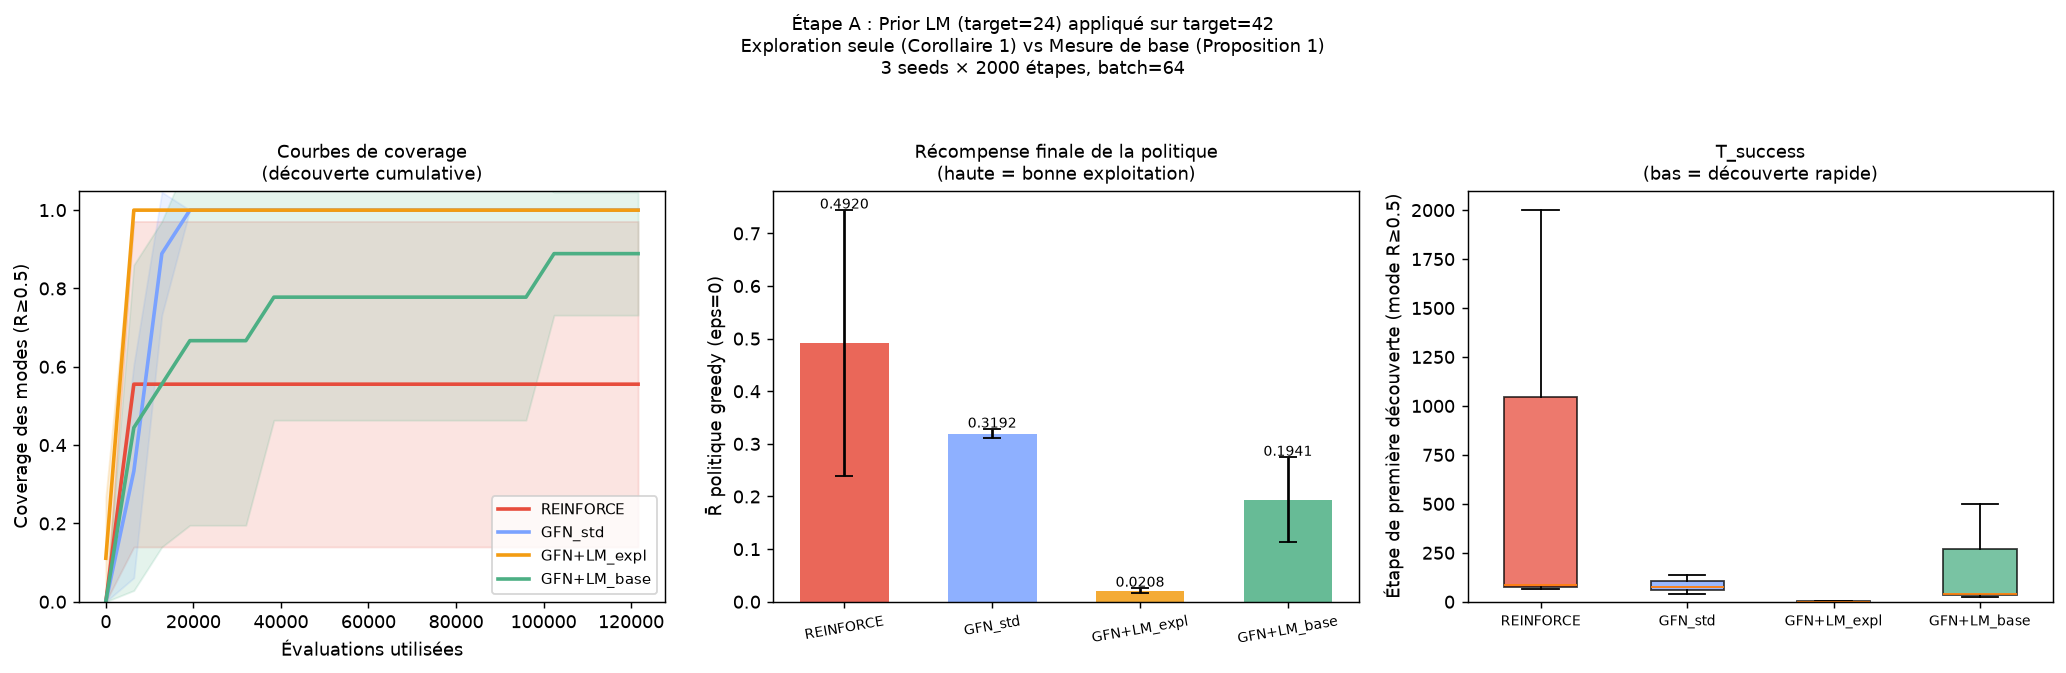

This figure's Python source:
"""
step_a.py — GFlowNet + LM prior : deux mécanismes d'intégration.

ÉTAPE A : démonstration pratique des deux rôles du prior LM.

Protocole :
  LM prior = LSTM entraîné sur target=24 (hors boucle de récompense 42).
  4 conditions sur la tâche cible = 42 :

  1. REINFORCE  : RL classique, mode collapse attendu.
  2. GFN_std    : TB standard, P_F ∝ R  (Théorème B avec q=uniforme).
  3. GFN+LM_expl: GFN + prior LM en EXPLORATION uniquement (eps-greedy biaisé).
     → Prédit par Corollaire 1 : converge vers R/Z, pas q·R/Z.
     → Effet : découverte rapide des modes, mais politique finale potentiellement dégradée.
  4. GFN+LM_base: GFN + prior LM comme MESURE DE BASE (Théorème B).
     loss = (log Z + log P_F - log q_LM(x) - log R(x))²
     → Converge vers q_LM · R / Z_q (Proposition 1 prouvée).
     → Distribution finale = compromis syntaxe × sémantique.

Métriques :
  - T_success  : première étape où un mode (R≥0.5) est découvert.
  - R_policy   : récompense moyenne des 500 trajectoires GREEDY finales (eps=0).
  - Coverage   : % modes couverts en greedy final.
"""
import math, torch, torch.nn as nn, torch.optim as optim
import numpy as np
from itertools import product as iproduct
import matplotlib
matplotlib.use("Agg")
import matplotlib.pyplot as plt

torch.manual_seed(0); np.random.seed(0)

# ── Vocabulaire ────────────────────────────────────────────────────────────────
VOCAB = ["<PAD>", "2", "5", "10", "+", "*", "EOS"]
V2I   = {t: i for i, t in enumerate(VOCAB)}
I2V   = {i: t for t, i in V2I.items()}
V     = len(VOCAB)
MAX_T = 6    # 5 tokens + EOS forcé

def execute(tokens, target=42.0):
    clean = [t for t in tokens if t not in ("<PAD>", "EOS")]
    if not clean: return 0.0
    try:
        val = float(eval("".join(clean), {"__builtins__": {}}))
        if not math.isfinite(val) or abs(val) > 1e6: return 0.0
        return float(math.exp(-abs(val - target) / 5.0))
    except Exception:
        return 0.0

# ── Espace complet ─────────────────────────────────────────────────────────────
def all_programs():
    nums, ops = ["2", "5", "10"], ["+", "*"]
    progs, Rs = [], []
    for n in nums:
        progs.append([n]); Rs.append(execute([n]))
    for a, op, b in iproduct(nums, ops, nums):
        progs.append([a, op, b]); Rs.append(execute([a, op, b]))
    for a, op1, b, op2, c in iproduct(nums, ops, nums, ops, nums):
        progs.append([a, op1, b, op2, c]); Rs.append(execute([a, op1, b, op2, c]))
    return progs, np.array(Rs, dtype=np.float64)

PROGS, R_ALL = all_programs()
MODE_KEYS  = {tuple(p) for p in PROGS if execute(p) >= 0.5}   # |val-42| ≤ 3.5
PROG_IDX   = {"".join(p): i for i, p in enumerate(PROGS)}
P_TRUE     = R_ALL / R_ALL.sum()
print(f"Espace : {len(PROGS)} programmes  |  {len(MODE_KEYS)} modes (R≥0.5)")
for p in sorted(MODE_KEYS, key=lambda p: -execute(p)):
    print(f"  {''.join(p):<14} val={eval(''.join(p),{'__builtins__':{}}):.0f}"
          f"  R={execute(p):.4f}")

# ── PHASE 1 : LM entraîné sur target=24 ───────────────────────────────────────
print("\n=== PHASE 1 : LM prior (target=24, hors boucle) ===")

class LMPrior(nn.Module):
    def __init__(self, h=64):
        super().__init__()
        self.emb  = nn.Embedding(V, h)
        self.gru  = nn.GRU(h, h, batch_first=True)
        self.head = nn.Linear(h, V)

    def forward(self, seqs):
        out, _ = self.gru(self.emb(seqs))
        return self.head(out)     # [B, T, V]

    def logits_step(self, seqs):
        out, _ = self.gru(self.emb(seqs))
        return self.head(out[:, -1])  # [B, V]

def make_lm_data(target=24.0, n=6000):
    rng = np.random.default_rng(42)
    progs_w = [(p, execute(p, target)) for p in PROGS if execute(p, target) > 1e-3]
    seqs, ws = zip(*progs_w); ws = np.array(ws); ws /= ws.sum()
    chosen = rng.choice(len(seqs), size=n, replace=True, p=ws)
    return [list(seqs[i]) for i in chosen]

lm_data = make_lm_data(target=24.0)
lm = LMPrior()
lm_opt = optim.Adam(lm.parameters(), lr=3e-3)

def batch_lm(data, B=64):
    PAD = V2I["<PAD>"]
    idx = np.random.choice(len(data), B, replace=True)
    seqs_in, seqs_tgt = [], []
    for i in idx:
        toks = [PAD] + [V2I[t] for t in data[i]] + [V2I["EOS"]]
        seqs_in.append(toks[:-1]); seqs_tgt.append(toks[1:])
    maxL = max(len(s) for s in seqs_in)
    inp  = torch.full((B, maxL), PAD, dtype=torch.long)
    tgt  = torch.full((B, maxL), PAD, dtype=torch.long)
    for b in range(B):
        inp[b, :len(seqs_in[b])] = torch.tensor(seqs_in[b])
        tgt[b, :len(seqs_tgt[b])] = torch.tensor(seqs_tgt[b])
    return inp, tgt

for step in range(1500):
    inp, tgt = batch_lm(lm_data)
    logits   = lm(inp)             # [B, T, V]
    mask     = (tgt != V2I["<PAD>"]).float()
    lp       = torch.log_softmax(logits, dim=-1)
    nll      = -(lp.gather(2, tgt.unsqueeze(2)).squeeze(2) * mask).sum() / (mask.sum() + 1e-9)
    lm_opt.zero_grad(); nll.backward()
    torch.nn.utils.clip_grad_norm_(lm.parameters(), 1.0)
    lm_opt.step()
    if step % 500 == 0:
        print(f"  step {step:4d}  NLL = {nll.item():.4f}")

# Précompute log_q_LM pour TOUS les programmes (129 états)
def log_q_lm_batch(progs):
    """Calcule log q_LM(x) pour une liste de programmes (listes de str)."""
    PAD = V2I["<PAD>"]
    maxL = max(len(p) for p in progs) + 2   # PAD + tokens + EOS
    inp = torch.full((len(progs), maxL), PAD, dtype=torch.long)
    tgt = torch.full((len(progs), maxL), PAD, dtype=torch.long)
    for b, p in enumerate(progs):
        toks = [PAD] + [V2I[t] for t in p] + [V2I["EOS"]]
        inp[b, :len(toks)-1] = torch.tensor(toks[:-1])
        tgt[b, :len(toks)-1] = torch.tensor(toks[1:])
    with torch.no_grad():
        logits = lm(inp)   # [B, T, V]
        lp     = torch.log_softmax(logits, dim=-1)
    log_q = torch.zeros(len(progs))
    for b, p in enumerate(progs):
        T = len(p) + 1   # tokens + EOS
        log_q[b] = lp[b, :T, :].gather(1, tgt[b, :T].unsqueeze(1)).sum()
    return log_q.numpy()

print("\nPré-calcul log q_LM pour tous les programmes...")
LQ_ALL = log_q_lm_batch(PROGS)
# log-normalise pour en faire une proba
LQ_ALL = LQ_ALL - float(np.log(np.exp(LQ_ALL).sum()))
LQ_LU  = {"".join(p): LQ_ALL[i] for i, p in enumerate(PROGS)}

print("  Top 5 programmes par log q_LM :")
for i in np.argsort(LQ_ALL)[::-1][:5]:
    p = PROGS[i]
    print(f"    {''.join(p):<12} log_q={LQ_ALL[i]:.3f}  "
          f"R(42)={execute(p):.3f}  R(24)={execute(p,24):.3f}")

# ── Architecture GFN ───────────────────────────────────────────────────────────
_eos_only  = torch.full((1, V), -1e9); _eos_only[0, V2I["EOS"]] = 0.0
_pad_block = torch.zeros(1, V);       _pad_block[0, V2I["<PAD>"]] = -1e9

class PolicyGFN(nn.Module):
    def __init__(self, h=64):
        super().__init__()
        self.emb   = nn.Embedding(V, h)
        self.gru   = nn.GRU(h, h, batch_first=True)
        self.head  = nn.Linear(h, V)
        self.log_Z = nn.Parameter(torch.zeros(()))
    def logits_step(self, seqs):
        out, _ = self.gru(self.emb(seqs)); return self.head(out[:, -1])

LOG_N = float(np.log(len(PROGS)))   # décalage de normalisation pour base-measure

def rollout(pol, B, eps, use_lm_expl=False, alpha=0.7):
    seqs     = torch.full((B, 1), V2I["<PAD>"], dtype=torch.long)
    log_pf   = torch.zeros(B)
    finished = torch.zeros(B, dtype=torch.bool)
    programs = [[] for _ in range(B)]

    for t in range(MAX_T):
        lg  = pol.logits_step(seqs) + _pad_block
        fin = finished.clone()[:, None].expand_as(lg)
        lg  = torch.where(fin, _eos_only.expand(B, -1), lg)
        if t == MAX_T - 1: lg = _eos_only.expand(B, -1)
        lp  = torch.log_softmax(lg, dim=-1)

        if np.random.rand() < eps:
            if use_lm_expl:
                with torch.no_grad():
                    lm_lg = lm.logits_step(seqs) + _pad_block
                fin_b  = finished[:, None].expand_as(lm_lg)
                lm_lg  = torch.where(fin_b, _eos_only.expand(B, -1), lm_lg)
                if t == MAX_T - 1: lm_lg = _eos_only.expand(B, -1)
                lm_lp  = torch.log_softmax(lm_lg, dim=-1)
                mix    = (1 - alpha) / V + alpha * lm_lp.exp()
                mix    = mix.clamp(1e-9); mix /= mix.sum(-1, keepdim=True)
                actions = torch.multinomial(mix, 1).squeeze(1)
            else:
                actions = torch.randint(1, V, (B,))
                actions[finished] = V2I["EOS"]
        else:
            actions = torch.multinomial(lp.exp(), 1).squeeze(1)

        log_pf = torch.where(fin[:, 0], log_pf,
                             log_pf + lp.gather(1, actions[:, None]).squeeze(1))
        for b in range(B):
            if not finished[b]:
                tok = I2V[int(actions[b])]
                if tok != "EOS": programs[b].append(tok)
                finished[b] = (tok == "EOS")
        seqs = torch.cat([seqs, actions[:, None]], dim=1)

    R   = torch.tensor([execute(programs[b]) for b in range(B)],
                       dtype=torch.float32).clamp(1e-6)
    lqb = torch.tensor([LQ_LU.get("".join(programs[b]), -30.0)
                        for b in range(B)], dtype=torch.float32)
    return log_pf, R, lqb, programs

# ── Entraînement ───────────────────────────────────────────────────────────────
N_STEPS = 2000; B_TRAIN = 64; N_SEEDS = 3; CKPT = 100

def run(seed, mode):
    """
    mode : 'reinforce' | 'gfn_std' | 'gfn_lm_expl' | 'gfn_lm_base'
    """
    torch.manual_seed(seed); np.random.seed(seed)
    pol = PolicyGFN()
    opt = optim.Adam(pol.parameters(), lr=3e-3)
    found, T_succ, R_hist, cov_hist = set(), N_STEPS, [], []
    for step in range(N_STEPS):
        eps = max(0.05, 0.5 * (1 - step / 1000))
        log_pf, R, lq, progs = rollout(pol, B_TRAIN, eps,
                                       use_lm_expl=(mode == "gfn_lm_expl"))
        if mode == "reinforce":
            base = R.mean().detach()
            loss = (-(log_pf * (R - base))).mean()
        elif mode == "gfn_std":
            loss = ((pol.log_Z + log_pf - torch.log(R)) ** 2).mean()
        elif mode == "gfn_lm_expl":
            # MÊME loss que gfn_std : seule l'exploration change
            loss = ((pol.log_Z + log_pf - torch.log(R)) ** 2).mean()
        else:  # gfn_lm_base : Théorème B (Proposition 1)
            # target = log q_LM(x) + log R(x) + LOG_N (décalage normalisation)
            loss = ((pol.log_Z + log_pf - (lq + torch.log(R) + LOG_N)) ** 2).mean()

        opt.zero_grad(); loss.backward()
        torch.nn.utils.clip_grad_norm_(pol.parameters(), 1.0)
        opt.step()
        R_hist.append(float(R.mean()))
        if T_succ == N_STEPS and any(tuple(p) in MODE_KEYS for p in progs):
            T_succ = step
        for p in progs: found.add(tuple(p))
        if step % CKPT == 0:
            cov_hist.append(sum(1 for m in MODE_KEYS if m in found) / max(len(MODE_KEYS), 1))

    # Évaluation greedy finale
    with torch.no_grad():
        _, R_eval, _, progs_eval = rollout(pol, 500, eps=0.0)
        R_policy = float(R_eval.mean())
        cov_final = sum(1 for p in progs_eval if tuple(p) in MODE_KEYS) / 500

    return dict(T=T_succ, R_hist=np.array(R_hist),
                cov_hist=np.array(cov_hist), R_policy=R_policy,
                cov_final=cov_final, found=found)

CONDITIONS = [
    ("REINFORCE",    "reinforce",    "#e74c3c"),
    ("GFN_std",      "gfn_std",      "#7aa2ff"),
    ("GFN+LM_expl",  "gfn_lm_expl",  "#f39c12"),
    ("GFN+LM_base",  "gfn_lm_base",  "#4caf84"),
]

results = {}
for label, mode, _ in CONDITIONS:
    print(f"\n--- {label} ---")
    runs = []
    for seed in range(N_SEEDS):
        r = run(seed, mode)
        runs.append(r)
        print(f"  seed {seed}  T_succ={r['T']:4d}  "
              f"R_policy={r['R_policy']:.4f}  cov_final={r['cov_final']:.2f}")
    results[label] = runs

# ── Résumé ─────────────────────────────────────────────────────────────────────
print("\n=== RÉSUMÉ (moyennes sur 3 seeds) ===")
print(f"{'Condition':<16} {'T_success':>12} {'R_policy':>10} {'Coverage':>10}")
print("-" * 52)
for label, _, _ in CONDITIONS:
    rs = results[label]
    T  = np.array([r["T"] for r in rs])
    Rp = np.array([r["R_policy"] for r in rs])
    Cf = np.array([r["cov_final"] for r in rs])
    print(f"{label:<16}  {T.mean():>7.0f}±{T.std():4.0f}"
          f"  {Rp.mean():>8.4f}±{Rp.std():.4f}"
          f"  {Cf.mean():>8.3f}±{Cf.std():.3f}")

print("\nInterprétation :")
print("  Corollaire 1 : GFN+LM_expl converge vers R/Z (même que GFN_std)")
print("  Proposition 1 : GFN+LM_base converge vers q_LM·R/Z_q (Théorème B)")

# ── Figure ──────────────────────────────────────────────────────────────────────
COLORS = {l: c for l, _, c in CONDITIONS}
WINDOW = 50

fig, axes = plt.subplots(1, 3, figsize=(16, 5))

# 1. Coverage au fil du temps
ax = axes[0]
for label, _, _ in CONDITIONS:
    rs  = results[label]
    cys = np.array([r["cov_hist"] for r in rs])
    mu  = cys.mean(0); sd = cys.std(0)
    xs  = np.arange(len(mu)) * CKPT * B_TRAIN
    ax.plot(xs, mu, lw=2, color=COLORS[label], label=label)
    ax.fill_between(xs, mu - sd, mu + sd, alpha=0.15, color=COLORS[label])
ax.set_xlabel("Évaluations utilisées")
ax.set_ylabel("Coverage des modes (R≥0.5)")
ax.set_title("Courbes de coverage\n(découverte cumulative)", fontsize=10)
ax.legend(fontsize=8.5); ax.set_ylim(0, 1.05)

# 2. Récompense moyenne de la POLITIQUE (greedy final, barre)
ax = axes[1]
x  = np.arange(len(CONDITIONS)); w = 0.6
for i, (label, _, _) in enumerate(CONDITIONS):
    rs = results[label]
    Rp = np.array([r["R_policy"] for r in rs])
    ax.bar(i, Rp.mean(), w, yerr=Rp.std(), capsize=5,
           color=COLORS[label], alpha=0.85)
    ax.text(i, Rp.mean() + Rp.std() + 0.003,
            f"{Rp.mean():.4f}", ha="center", fontsize=8)
ax.set_xticks(x)
ax.set_xticklabels([l for l, *_ in CONDITIONS], fontsize=8, rotation=10)
ax.set_ylabel("R̄ politique greedy (eps=0)")
ax.set_title("Récompense finale de la politique\n(haute = bonne exploitation)", fontsize=10)

# 3. T_success
ax = axes[2]
T_data  = [[r["T"] for r in results[l]] for l, *_ in CONDITIONS]
labels_ = [l for l, *_ in CONDITIONS]
colors_ = [c for _, _, c in CONDITIONS]
bps = ax.boxplot(T_data, tick_labels=labels_, patch_artist=True, widths=0.5)
for patch, color in zip(bps["boxes"], colors_):
    patch.set_facecolor(color); patch.set_alpha(0.75)
ax.set_ylabel("Étape de première découverte (mode R≥0.5)")
ax.set_title("T_success\n(bas = découverte rapide)", fontsize=10)
ax.set_ylim(0, N_STEPS + 100)
ax.tick_params(axis="x", labelsize=8)

plt.suptitle(
    "Étape A : Prior LM (target=24) appliqué sur target=42\n"
    "Exploration seule (Corollaire 1) vs Mesure de base (Proposition 1)\n"
    f"{N_SEEDS} seeds × {N_STEPS} étapes, batch={B_TRAIN}",
    fontsize=10, y=1.03
)
plt.tight_layout()
out = "/home/user/curly-enigma/step_a.png"
plt.savefig(out, dpi=130, bbox_inches="tight")
print(f"\nFigure → {out}")
